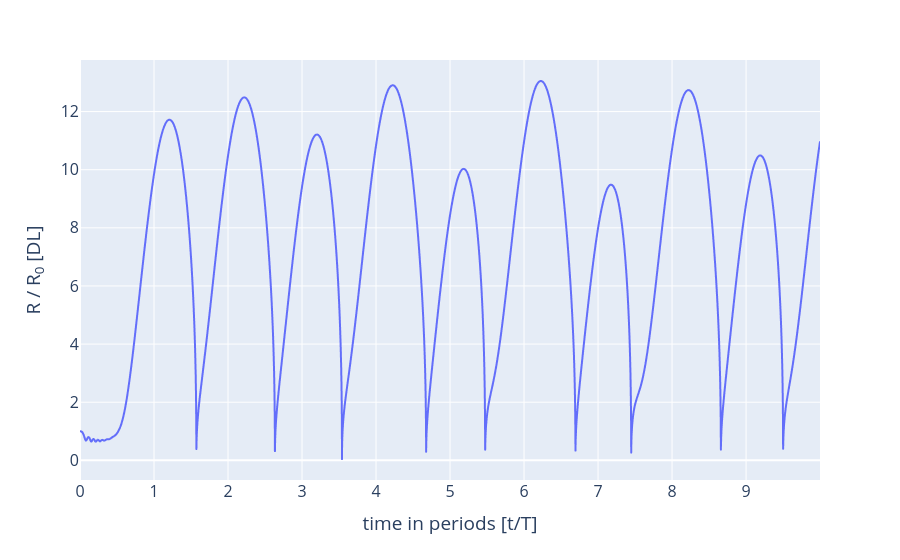

The cell this chart's notebook holds for it:
### Markdown cell above
Visualise the results:

### Code cell
fig = px.line(x=BD_obj.time / period, y=BD_obj.R)
fig.update_layout(
    xaxis=dict(title="time in periods [t/T]"),
    yaxis=dict(title="R / R<sub>0</sub> [DL]"), font_size=16, #r"$\text{Relative radius } [R/R_0]$"), font_size = 16,
)
fig.show()

### Figure 1 — Plotly figure (JSON) as saved in the notebook; plotly's stock layout.template omitted (floating-point values rounded to 4 significant figures; data arrays with more than 128 entries replaced by an {"elided": "..."} marker saying what was removed)
{"data": [{"hovertemplate": "x=%{x}<br>y=%{y}<extra></extra>", "legendgroup": "", "line": {"color": "#636efa", "dash": "solid"}, "marker": {"symbol": "circle"}, "mode": "lines", "name": "", "showlegend": false, "type": "scattergl", "x": {"elided": "10000 float values"}, "xaxis": "x", "y": {"elided": "10000 float values"}, "yaxis": "y"}], "layout": {"autosize": true, "font": {"size": 16}, "legend": {"tracegroupgap": 0}, "margin": {"t": 60}, "xaxis": {"anchor": "y", "autorange": true, "domain": [0, 1], "range": [0, 9.999], "title": {"text": "time in periods [t/T]"}, "type": "linear"}, "yaxis": {"anchor": "x", "autorange": true, "domain": [0, 1], "range": [-0.6765, 13.77], "title": {"text": "R / R<sub>0</sub> [DL]"}, "type": "linear"}}}
